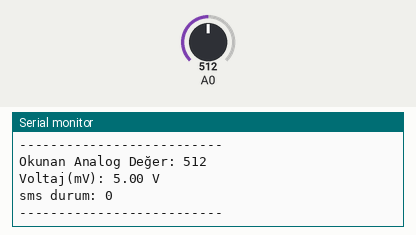
Bench run of a sketch on a simulated Arduino Uno, built with avr-gcc and run on an emulated ATmega328P. On the bench: the last lines printed to the serial monitor. Inputs (shaded band) come from the test bench; at power-on: A0 = 512. The modem accepts every AT command (registered, SIM ready, sends succeed) and sends nothing else.

Above: at 2.2 s.
2.3 s: A0 set to 900
At 5.5 s:
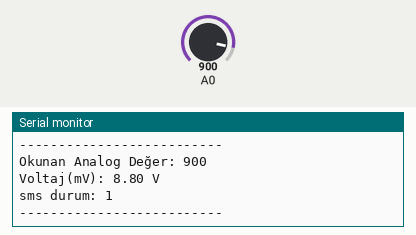
5.6 s: A0 set to 716
At 7.7 s:
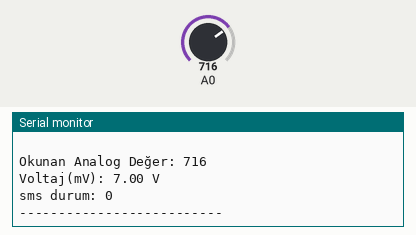
Timing chart, 0 to 9.2 s (numbered marks = the images above; inputs shaded):
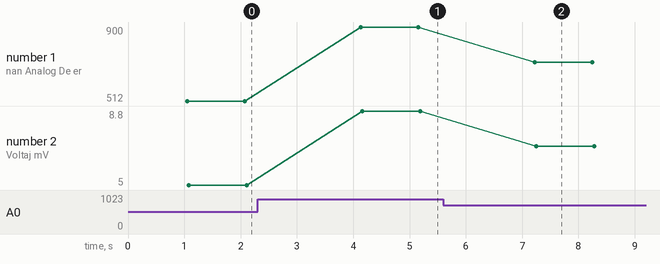

The sketch:

Power-Failure-Warning-System.ino
```cpp
/*
  JANUARY 2022 TALPAY
  PROJE İSMİ: Power Failure Warning System

  LINK PINS:
  VOLTAGE INPUT A0 NUMBERED analog INPUT
  SİM800L TX PIN 2 NUMBERED DİJİTAL INPUT
  SİM800L RX PIN 3 NUMBERED DİJİTAL INPUT
*/

#include "SoftwareSerial.h"
#define SIM800L_Tx 3
#define SIM800L_Rx 2

SoftwareSerial SIM800L(SIM800L_Tx, SIM800L_Rx);

int sms_durum = 0;
String smsMetni = "";
void SMSgonder();

/********************** SİM800L KONTROL FONKSİYONU *********************/
void SMSgonder(String mesaj) {
  SIM800L.print("AT+CMGF=1\r");
  delay(100);
  SIM800L.println("AT+CMGS=\"+905377324141\"");// KULLANICI TELEFON NUMARASI
  delay(100);
  SIM800L.println(mesaj);
  delay(100);
  SIM800L.println((char)26);
  delay(100);
  SIM800L.println();
  delay(100);
  SIM800L.println("AT+CMGD=1,4");
  delay(100);
  SIM800L.println("AT+CMGF=1");
  delay(100);
  SIM800L.println("AT+CNMI=1,2,0,0,0");
  delay(200);
  smsMetni = "";
}

void setup() {
  Serial.begin(9600);
  SIM800L.begin(9600);
  smsMetni = "ERKEN UYARI SISTEMI \nTALPAY";
  SMSgonder(smsMetni);
  Serial.println("ERKEN UYARI SISTEMI \nTALPAY");
  Serial.println(" ");
}

void loop() {
  /********************** VOLTAJ ÖLÇÜMÜ *********************/
  int deger = analogRead(A0);
  float volt = (deger * 5.0) / 1023 * 2;
  if (volt < 0.09) {
    volt = 0.0;
  }

  /************ VOLTAJ DURUMUNA GÖRE SMS GÖNDERİMİ ***********/
  if (volt <= 8.5 && sms_durum == 1) {
    smsMetni = "ELEKTRIK KESINTISI";
    SMSgonder(smsMetni);
    Serial.println(" ");
    Serial.println("ELEKTRİK KESİNTİSİ");
    Serial.println(" ");
    sms_durum = 0;
  }

  if (volt > 8.5 && sms_durum == 0) {
    smsMetni = "ELEKTRIKLER GELDI";
    SMSgonder(smsMetni);
    Serial.println(" ");
    Serial.println("ELEKTRİK GELDİ");
    Serial.println(" ");
    sms_durum = 1;
  }

  Serial.print("Okunan Analog Değer: ");
  Serial.println(deger);
  Serial.print ("Voltaj(mV): ");
  Serial.print (volt);
  Serial.println (" V");
  Serial.print("sms durum: ");
  Serial.println(sms_durum);
  Serial.println ("--------------------------");
  delay(1000);
}
```

Measured:
- after the input at 2.3 s, the serial monitor: prints a new line after 1.8 s (image 1)
- after the input at 5.6 s, the serial monitor: prints a new line after 1.6 s (image 2)
- plotted number 1: 512 → 900 after the input at 2.3 s, 900 → 716 after the input at 5.6 s
- plotted number 2: 5 → 8.8 after the input at 2.3 s, 8.8 → 7 after the input at 5.6 s
